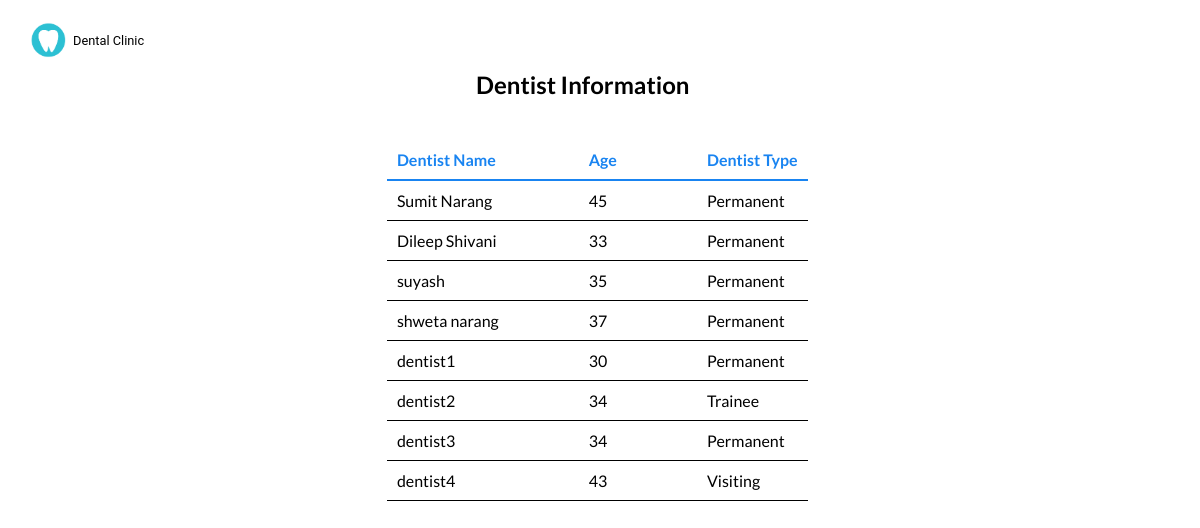
The app's page /dental/dentistuser.php with its own data.
### tables this page shows
CREATE TABLE IF NOT EXISTS `dentist` (
  `did` smallint(6) NOT NULL,
  `name` varchar(20) NOT NULL,
  `age` tinyint(3) NOT NULL,
  `sex` char(1) NOT NULL,
  `phone` bigint(10) NOT NULL,
  `email` varchar(30) NOT NULL,
  `address` text NOT NULL,
  `dtype` varchar(20) NOT NULL,
  `registration_date` datetime NOT NULL
);

### dental/dentistuser.php (the view, shortened to what this page needs)
<!doctype html>
<html lang=en>
<head>
<link rel="stylesheet" type="text/css" href="dentistuser.css">
</head>
<body>
	<img src="download.png" width="40" height="40" class="logo">
		<p class="logotext">Dental Clinic</p>
<div id="container">
<div id="content">
<h2 class="page">Dentist Information</h2>
<?php
require('connect-mysql.php');
$q = "SELECT name AS name,age AS age,dtype AS dtype FROM dentist ";
$result = @mysqli_query ($dbcon, $q);
if ($result) {
				echo '<table class="table">
				<tr class="heading"><td class="col head"><b>Dentist Name</b></td><td class="col head"><b>Age</b></td><td class=" last"><b>Dentist Type</b></td>
				</tr>';
				while ($row = mysqli_fetch_array($result, MYSQLI_ASSOC)) {
				echo '<tr class="heading2"><td class="col">' . $row['name'] . '</td>
				<td class="col">' . $row['age'] .'</td>
				<td class="last1">'.  $row['dtype'] . '</td>
				</tr>'; }
				echo '</table>';
			   }
else {
		echo '<p class="error">The current users could not be retrieved. We apologize 
		for any inconvenience.</p>';
		echo '<p>' . mysqli_error($dbcon) . '<br><br>Query: ' . $q . '</p>';
     }
?>
</div>
</div>
</body>
</html>

### dental/dentistuser.css (style rules this page uses)
.logo { position: absolute; margin-left: 20px; font-family: 'Roboto', sans-serif; font-size: 0.8em; top: 20px; }
.logotext { position: absolute; margin-left: 65px; top: 20px; font-family: 'Roboto', sans-serif; font-size: 0.8em; color: black; }
.col { font-family: 'Lato', sans-serif; padding-right:80px; }
.head { color: #1984f1; font-family: 'Lato', sans-serif; }
.heading { color: black; border-bottom: 2px solid #1984f1; }
table { border-collapse: collapse; margin-left: 32%; margin-top: 140px; }
.heading2 { border-bottom:1px solid black; }
.page { position: absolute; top: 50px; margin-left: 39%; color: black; font-family: 'Lato', sans-serif; }
td { padding: 10px; }
.last { color: #1984f1; font-family: 'Lato', sans-serif; }
.last1 { font-family: 'Lato', sans-serif; }

### records on screen
dentist: name "Sumit Narang", age "45", dtype "Permanent"
dentist: name "Dileep Shivani", age "33", dtype "Permanent"
dentist: name "suyash", age "35", dtype "Permanent"
dentist: name "shweta narang", age "37", dtype "Permanent"
dentist: name "dentist1", age "30", dtype "Permanent"
dentist: name "dentist2", age "34", dtype "Trainee"
dentist: name "dentist3", age "34", dtype "Permanent"
dentist: name "dentist4", age "43", dtype "Visiting"
